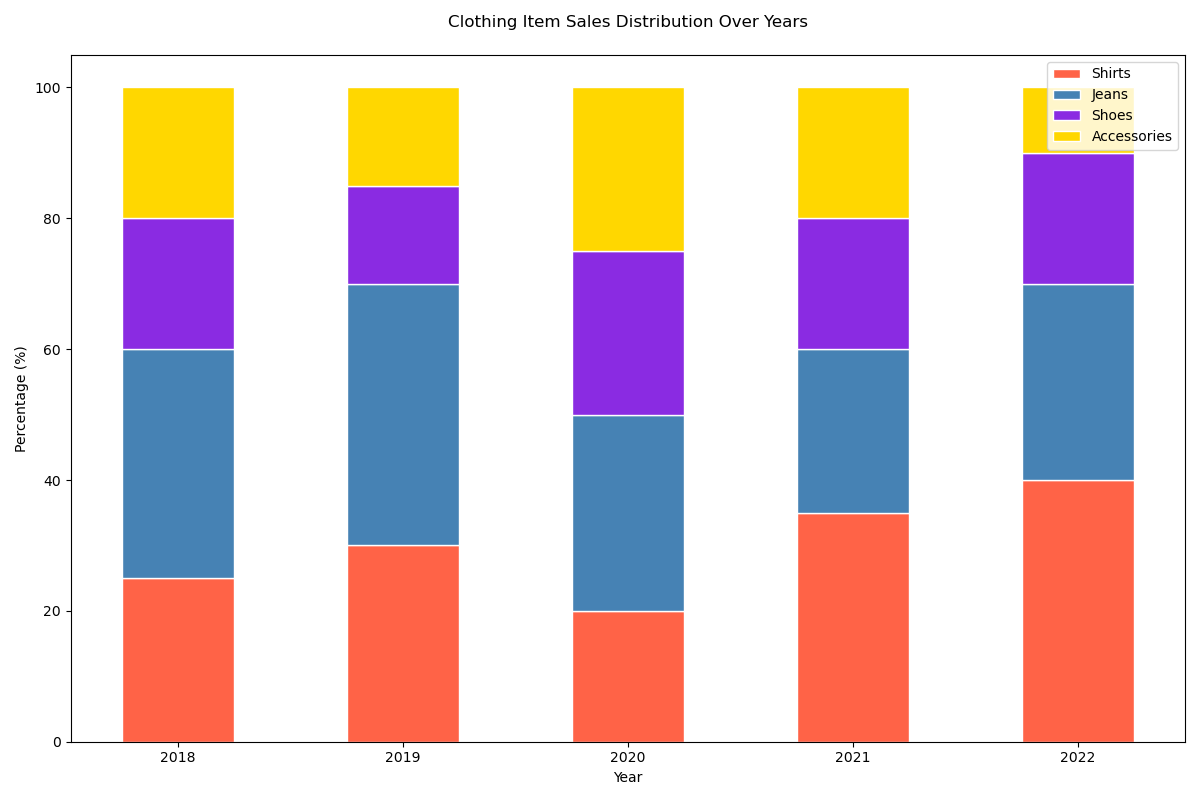

The script that drew this image:
import seaborn as sns
import matplotlib.pyplot as plt
import pandas as pd

data = {
    'Year': [2018, 2019, 2020, 2021, 2022],
    'Shirts': [25, 30, 20, 35, 40],
    'Jeans': [35, 40, 30, 25, 30],
    'Shoes': [20, 15, 25, 20, 20],
    'Accessories': [20, 15, 25, 20, 10]
}
df = pd.DataFrame(data)

df_pct = df.set_index('Year').apply(lambda x: x / x.sum() * 100, axis=1).reset_index()

fig, ax = plt.subplots(figsize=(12, 8))

colors = ['#FF6347', '#4682B4', '#8A2BE2', '#FFD700']

bottom = pd.Series([0] * len(df_pct))
for i, col in enumerate(df.columns[1:]):
    ax.bar(
        df_pct['Year'],
        df_pct[col],
        bottom=bottom,
        color=colors[i],
        edgecolor='white',
        width=0.5,
    )
    bottom += df_pct[col]

ax.set_xlabel('Year')
ax.set_ylabel('Percentage (%)')
plt.title('Clothing Item Sales Distribution Over Years', pad=20)

ax.set_xticks(df_pct['Year'])
ax.set_xticklabels(df_pct['Year'], rotation=0)
ax.legend(df.columns[1:], loc='upper right')

plt.tight_layout()
plt.show()
